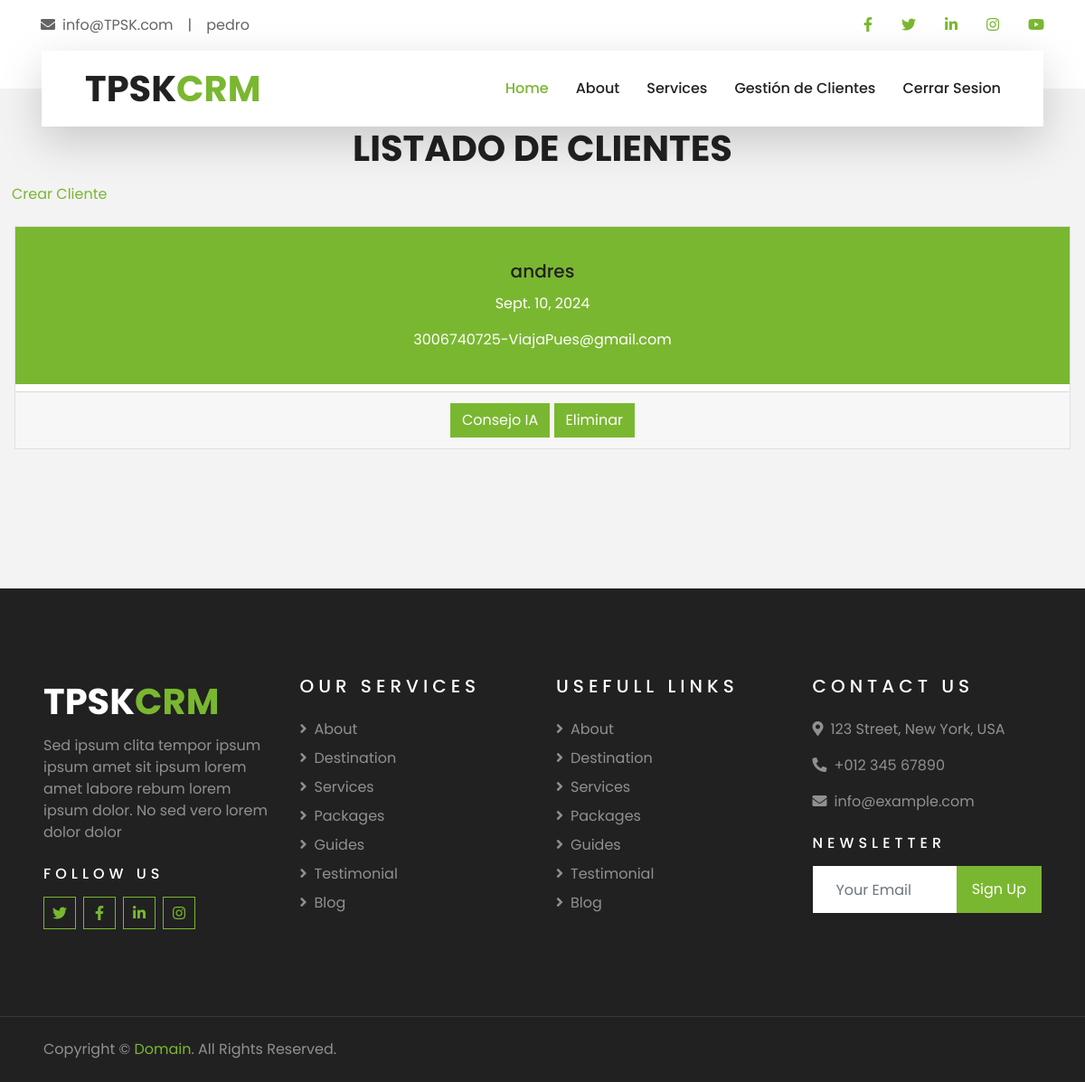
The page /gestion/ (signed in) on the database its author committed.
### cuenta/models.py (models this page shows, shortened)
class Cuenta(AbstractBaseUser):
    email = models.EmailField(verbose_name="email", max_length=60, unique=True)
    username = models.CharField(verbose_name="usuario", max_length=30, unique=True)
    name = models.CharField(verbose_name="nombre", max_length=50)
    date_joined = models.DateTimeField(verbose_name="fecha de union", auto_now_add=True)
    last_login = models.DateTimeField(verbose_name="ultimo ingreso", auto_now=True)
    is_admin = models.BooleanField(default=False)
    is_staff = models.BooleanField(default=False)
    is_active = models.BooleanField(default=True)
    is_superuser = models.BooleanField(default=False)
    profile_image = models.ImageField(max_length=255,upload_to=get_profile_image_filepath,null=True, blank=True, default=get_default_profile_image)
    hide_email = models.BooleanField(default=True)
    objects = MyAccountManager()
    USERNAME_FIELD = 'email'
    REQUIRED_FIELDS = ['username']

### gestion/models.py (models this page shows, shortened)
class Cliente(models.Model):
    nombreCliente = models.CharField(max_length=100, verbose_name = 'Nombre del Cliente')
    idCliente = models.PositiveIntegerField(null = False)
    creationDate = models.DateField(verbose_name="fecha de creacion",auto_now_add=True)
    emailCliente =  models.EmailField(verbose_name="email", max_length=60)
    telefonoCliente = models.CharField(max_length=100, verbose_name = 'Telefono del Cliente', null = True)
    author = models.ForeignKey(Cuenta, default=None, on_delete = models.CASCADE, null= True)
    class Meta:
        verbose_name = 'Cliente'
        verbose_name_plural = 'Clientes'
        db_table = 'clientes'
        ordering = ["creationDate"]

### gestion/views.py (the view)
# urls.py: path('gestion/',gestionViews.gestion, name='gestion'),
@login_required(login_url="login")
def gestion(request):
    clientes = Cliente.objects.filter(author_id=request.user.id)
    return render(request, 'gestion.html',{'clientes':clientes})

### gestion/templates/gestion.html (shortened to what this page needs)
{% extends 'base.html' %}
{% block content%}
    <h1 class="text-center">LISTADO DE CLIENTES</h1>
    <button type="button" class="btn" ><a class="link-dark link-offset-2" href="{% url 'crearCliente' %}">Crear Cliente</a></button>
    <div class="list-group p-3 mb-2 bg-secondary-subtle">
        {% for cliente in clientes %}
        <div class="card text-center mb-5">
            <a href="{% url 'detalleCliente' cliente.id %}" class="list-group-item list-group-item-action active p-3 mb-2 bg-dark-subtle text-dark-emphasis" aria-current="true">
                <div class="card-body">
                    <h5 class="card-title">{{ cliente.nombreCliente }}</h5>
                    <p class="card-text">{{ cliente.creationDate }}</p>
                    <p class="card-text">{{ cliente.telefonoCliente }}-{{ cliente.emailCliente }}</p>
                </div>
            </a>
            <div class="card-footer text-body-secondary">
                <button type="button" class="btn btn-primary" data-bs-toggle="modal" data-bs-target="#exampleModal">
                    Consejo IA
                </button>
                <button type="button" class="btn btn-primary" data-bs-toggle="modal" data-bs-target="#exampleModal">
                    <a href="{% url 'delete' cliente.id %}" class="text-white">Eliminar </a>
                </button>
            </div>
        </div>
        {% endfor %}
    </div>
{% endblock %}

### CRM/templates/base.html (shortened to what this page needs)
{% load static %}
<!DOCTYPE html>
<html lang="en">
<head>
    <link href="https://cdnjs.cloudflare.com/ajax/libs/font-awesome/5.10.0/css/all.min.css" rel="stylesheet">
    <link href="{% static 'lib/owlcarousel/assets/owl.carousel.min.css' %}" rel="stylesheet">
    <link href="{% static 'lib/tempusdominus/css/tempusdominus-bootstrap-4.min.css' %}" rel="stylesheet" />
    <link href="{% static 'css/style.css' %}" rel="stylesheet">
</head>
<body>
    <div class="container-fluid bg-light pt-3 d-none d-lg-block">
        <div class="container">
            <div class="row">
                <div class="col-lg-6 text-center text-lg-left mb-2 mb-lg-0">
                    <div class="d-inline-flex align-items-center">
                        <p><i class="fa fa-envelope mr-2"></i>info@TPSK.com</p>
                        <p class="text-body px-3">|</p>
                        {% if user.is_authenticated %}
                        <p>{{ user.username }}</p>
                        {% endif %}
                    </div>
                </div>
                <div class="col-lg-6 text-center text-lg-right">
                    <div class="d-inline-flex align-items-center">
                        <a class="text-primary px-3" href="">
                            <i class="fab fa-facebook-f"></i>
                        </a>
                        <a class="text-primary px-3" href="">
                            <i class="fab fa-twitter"></i>
                        </a>
                        <a class="text-primary px-3" href="">
                            <i class="fab fa-linkedin-in"></i>
                        </a>
                        <a class="text-primary px-3" href="">
                            <i class="fab fa-instagram"></i>
                        </a>
                        <a class="text-primary pl-3" href="">
                            <i class="fab fa-youtube"></i>
                        </a>
                    </div>
                </div>
            </div>
        </div>
    </div>
    <div class="container-fluid position-relative nav-bar p-0">
        <div class="container-lg position-relative p-0 px-lg-3" style="z-index: 9;">
            <nav class="navbar navbar-expand-lg bg-light navbar-light shadow-lg py-3 py-lg-0 pl-3 pl-lg-5">
                <a href="" class="navbar-brand">
                    <h1 class="m-0 text-primary"><span class="text-dark">TPSK</span>CRM</h1>
                </a>
                <div class="collapse navbar-collapse justify-content-between px-3" id="navbarCollapse">
                    <div class="navbar-nav ml-auto py-0">
                        <a href="{% url 'home' %}" class="nav-item nav-link active">Home</a>
                        <a href="" class="nav-item nav-link">About</a>
                        <a href="" class="nav-item nav-link">Services</a>
                        {% if user.is_authenticated %}
                        <a class="nav-item nav-link" href="{% url 'gestion' %}">Gestión de Clientes</a>
                        <a class="nav-item nav-link" href="{% url 'logout' %}">Cerrar Sesion</a>
                        {% else %}
                        <a href="{% url 'login' %}" class="nav-item nav-link">Iniciar Sesión</a>
                        <a href="{% url 'registro' %}" class="nav-item nav-link">Registro</a>
                        {% endif %}
                    </div>
                </div>
            </nav>
        </div>
    </div>
    {% block content %}
    {% endblock content %}
    <div class="container-fluid bg-dark text-white-50 py-5 px-sm-3 px-lg-5" style="margin-top: 90px;">
        <div class="row pt-5">
            <div class="col-lg-3 col-md-6 mb-5">
                <a href="" class="navbar-brand">
                    <h1 class="text-primary"><span class="text-white">TPSK</span>CRM</h1>
                </a>
                <p>Sed ipsum clita tempor ipsum ipsum amet sit ipsum lorem amet labore rebum lorem ipsum dolor. No sed vero lorem dolor dolor</p>
                <h6 class="text-white text-uppercase mt-4 mb-3" style="letter-spacing: 5px;">Follow Us</h6>
                <div class="d-flex justify-content-start">
                    <a class="btn btn-outline-primary btn-square mr-2" href="#"><i class="fab fa-twitter"></i></a>
                    <a class="btn btn-outline-primary btn-square mr-2" href="#"><i class="fab fa-facebook-f"></i></a>
                    <a class="btn btn-outline-primary btn-square mr-2" href="#"><i class="fab fa-linkedin-in"></i></a>
                    <a class="btn btn-outline-primary btn-square" href="#"><i class="fab fa-instagram"></i></a>
                </div>
            </div>
            <div class="col-lg-3 col-md-6 mb-5">
                <h5 class="text-white text-uppercase mb-4" style="letter-spacing: 5px;">Our Services</h5>
                <div class="d-flex flex-column justify-content-start">
                    <a class="text-white-50 mb-2" href="#"><i class="fa fa-angle-right mr-2"></i>About</a>
                    <a class="text-white-50 mb-2" href="#"><i class="fa fa-angle-right mr-2"></i>Destination</a>
                    <a class="text-white-50 mb-2" href="#"><i class="fa fa-angle-right mr-2"></i>Services</a>
                    <a class="text-white-50 mb-2" href="#"><i class="fa fa-angle-right mr-2"></i>Packages</a>
                    <a class="text-white-50 mb-2" href="#"><i class="fa fa-angle-right mr-2"></i>Guides</a>
                    <a class="text-white-50 mb-2" href="#"><i class="fa fa-angle-right mr-2"></i>Testimonial</a>
                    <a class="text-white-50" href="#"><i class="fa fa-angle-right mr-2"></i>Blog</a>
                </div>
            </div>
            <div class="col-lg-3 col-md-6 mb-5">
                <h5 class="text-white text-uppercase mb-4" style="letter-spacing: 5px;">Usefull Links</h5>
                <div class="d-flex flex-column justify-content-start">
                    <a class="text-white-50 mb-2" href="#"><i class="fa fa-angle-right mr-2"></i>About</a>
                    <a class="text-white-50 mb-2" href="#"><i class="fa fa-angle-right mr-2"></i>Destination</a>
                    <a class="text-white-50 mb-2" href="#"><i class="fa fa-angle-right mr-2"></i>Services</a>
                    <a class="text-white-50 mb-2" href="#"><i class="fa fa-angle-right mr-2"></i>Packages</a>
                    <a class="text-white-50 mb-2" href="#"><i class="fa fa-angle-right mr-2"></i>Guides</a>
                    <a class="text-white-50 mb-2" href="#"><i class="fa fa-angle-right mr-2"></i>Testimonial</a>
                    <a class="text-white-50" href="#"><i class="fa fa-angle-right mr-2"></i>Blog</a>
                </div>
            </div>
            <div class="col-lg-3 col-md-6 mb-5">
                <h5 class="text-white text-uppercase mb-4" style="letter-spacing: 5px;">Contact Us</h5>
                <p><i class="fa fa-map-marker-alt mr-2"></i>123 Street, New York, USA</p>
                <p><i class="fa fa-phone-alt mr-2"></i>+012 345 67890</p>
                <p><i class="fa fa-envelope mr-2"></i>info@example.com</p>
                <h6 class="text-white text-uppercase mt-4 mb-3" style="letter-spacing: 5px;">Newsletter</h6>
                <div class="w-100">
                    <div class="input-group">
                        <input type="text" class="form-control border-light" style="padding: 25px;" placeholder="Your Email">
                        <div class="input-group-append">
                            <button class="btn btn-primary px-3">Sign Up</button>
                        </div>
                    </div>
                </div>
            </div>
        </div>
    </div>
    <div class="container-fluid bg-dark text-white border-top py-4 px-sm-3 px-md-5" style="border-color: rgba(256, 256, 256, .1) !important;">
        <div class="row">
            <div class="col-lg-6 text-center text-md-left mb-3 mb-md-0">
                <p class="m-0 text-white-50">Copyright &copy; <a href="#">Domain</a>. All Rights Reserved.</a>
                </p>
            </div>
        </div>
    </div>
</body>
</html>

### rows shown on the page
Cuenta: username "pedro"
Cliente: nombreCliente "andres", creationDate "Sept. 10, 2024", telefonoCliente "3006740725", emailCliente "ViajaPues@gmail.com"
